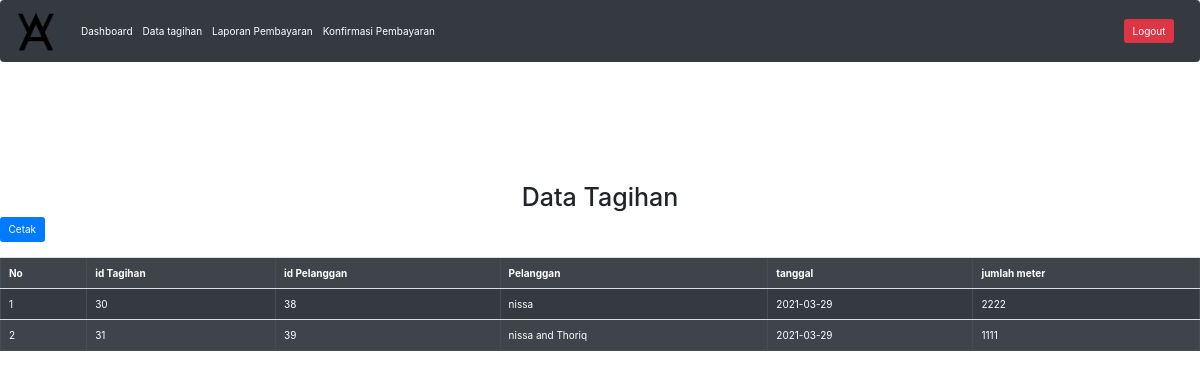
The page /petugas/datatagihan.php (signed in) on the database its author committed.
### tables this page shows
CREATE TABLE `tagihan` (
  `idtagihan` int(11) NOT NULL,
  `idpelanggan` int(11) NOT NULL,
  `tanggal` date NOT NULL,
  `jumlahmeter` int(11) NOT NULL,
  `status` varchar(11) NOT NULL
);

CREATE TABLE `pelanggan` (
  `idpelanggan` int(11) NOT NULL,
  `username` varchar(100) NOT NULL,
  `password` varchar(100) NOT NULL,
  `alamat` varchar(255) NOT NULL,
  `kodetarif` int(11) NOT NULL,
  `nometer` int(100) NOT NULL
);

### petugas/datatagihan.php (the view, shortened to what this page needs)
<?php
if(isset($_SESSION['username']))
{
?>
<!DOCTYPE html>
<html>
<head>
    <link rel="stylesheet" href="style/bootstrap.css" />
    <link rel="stylesheet" href="style/dataTables.bootstrap4.min.css" />
    <link rel="stylesheet" href="https://maxcdn.bootstrapcdn.com/bootstrap/4.5.2/css/bootstrap.min.css">
</head>
<nav class="navbar navbar-expand-lg navbar-light bg-dark">
  <a>
  <img src="../img/icon.png" style="width: 50px; height: 50px;" alt="">
  </a>
  <div class="collapse navbar-collapse" id="navbarSupportedContent">
    <ul class="navbar-nav mr-auto">
    <li class="nav-item">
        <a class="nav-link" href="Index.php" style="color: white;">Dashboard <span class="sr-only">(current)</span></a>
      </li>
      <li class="nav-item">
        <a class="nav-link" href="datatagihan.php" style="color: white;">Data tagihan</a>
      </li>
      <li class="nav-item">
        <a class="nav-link" href="laporan.php" style="color: white;">Laporan Pembayaran</a>
      </li>
      <li class="nav-item">
        <a class="nav-link" href="konfirmasi.php" style="color: white;">Konfirmasi Pembayaran</a>
      </li>
    </ul>
    <form class="form-inline my-2 my-lg-0">
    <a type="button" class="btn btn-danger"href="../logout.php">Logout</a>
    </form>
  </div>
</nav>
<div style="padding-top: 100px;">
<body>
        <h1 align="center"> Data Tagihan</h1>
        <a target="_blank" href="cetaktagihan.php" type="button" class="btn btn-primary" target="_blank">Cetak</a>
        <br></br>
    <table class="table table-dark table-striped" border='1'>
        <tr>
            <th>No</th>
            <th>id Tagihan</th>
            <th>id Pelanggan</th>
            <th>Pelanggan</th>
            <th>tanggal</th>
            <th>jumlah meter</th>
            <?php
            include '../koneksi.php';
            $no = 1;
            $data = mysqli_query($Koneksi, "select * from tagihan, pelanggan where tagihan.idpelanggan = pelanggan.idpelanggan");
            while ($d = mysqli_fetch_array($data)) {
            ?>
        <tr>
            <td><?php echo $no++; ?></td>
            <td><?php echo $d['idtagihan']; ?> </td>
            <td><?php echo $d['idpelanggan']; ?> </td>
            <td><?php echo $d['username']; ?> </td>
            <td><?php echo $d['tanggal']; ?> </td>
            <td><?php echo $d['jumlahmeter']; ?> </td>
        </tr>
    <?php
            }
    ?>
    </table>
</body>
</html>
<?php
    }
else
{
    echo"<script>
    alert('Anda Tidak Boleh Masuk');
    location.href='../index.php';
    </script>";
}
?>

### rows shown on the page
tagihan: idtagihan "30", idpelanggan.idpelanggan "38", idpelanggan.username "nissa", tanggal "2021-03-29", jumlahmeter "2222"
tagihan: idtagihan "31", idpelanggan.idpelanggan "39", idpelanggan.username "nissa and Thoriq", tanggal "2021-03-29", jumlahmeter "1111"
